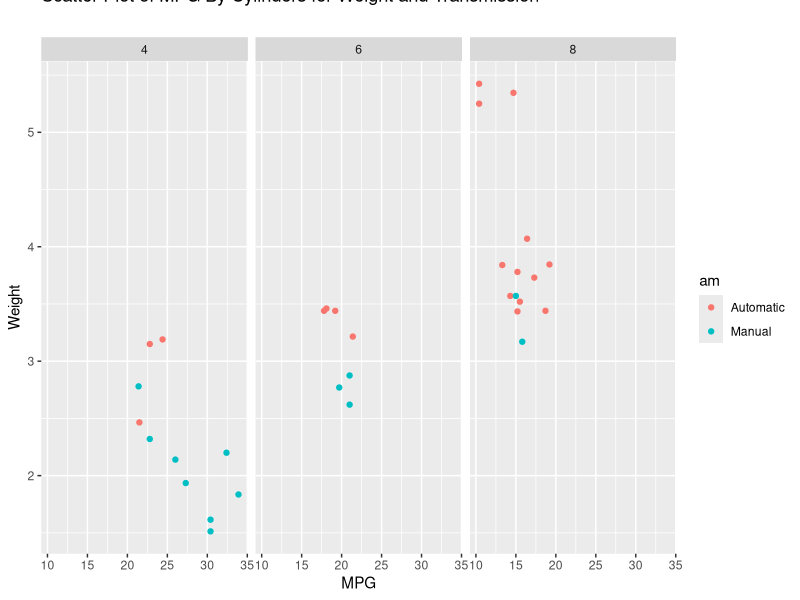
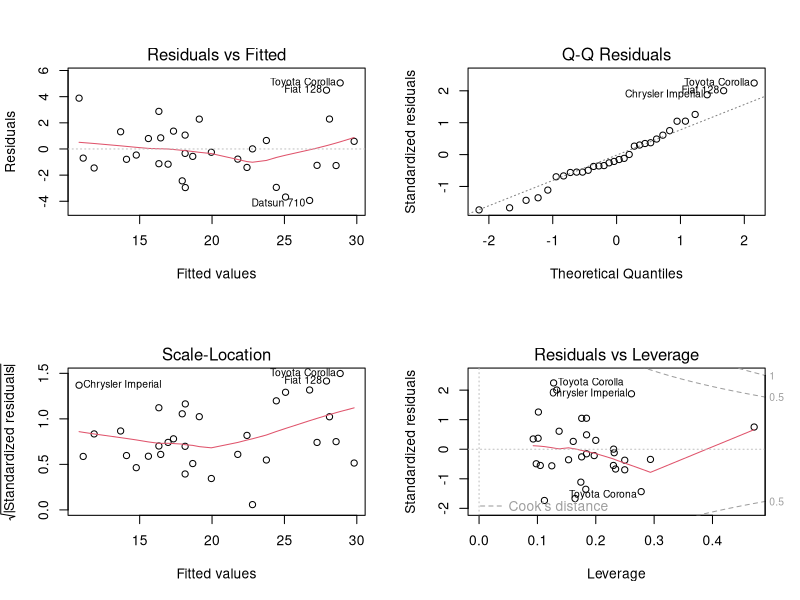
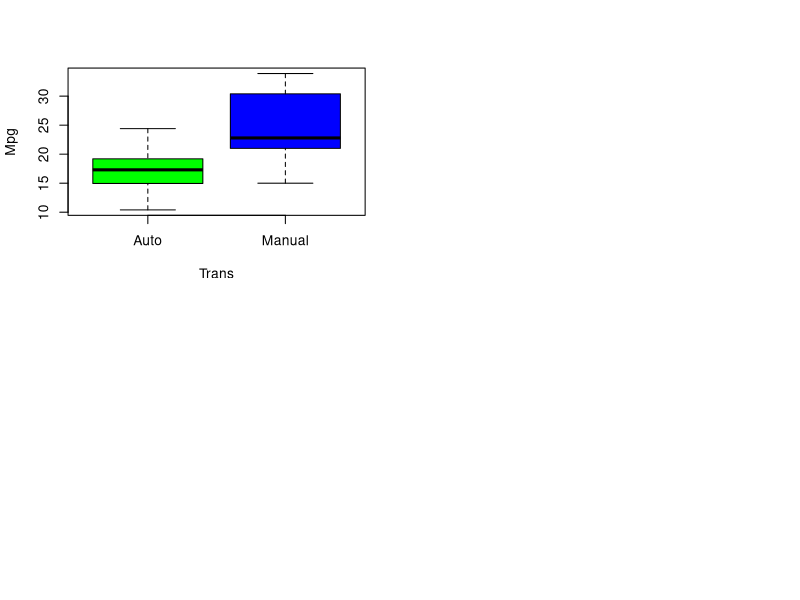
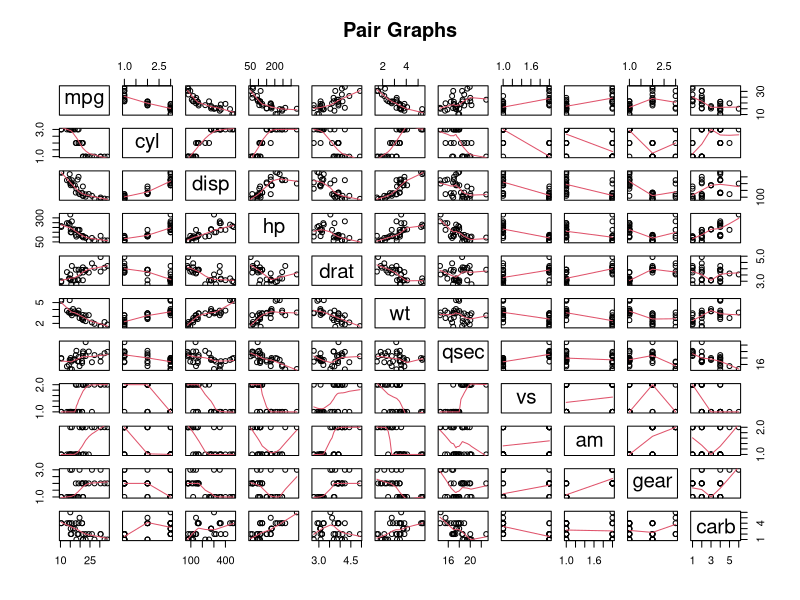

R code for these plots, in order:
## ---- chunk 1
library(ggplot2)
knitr::opts_chunk$set(cache=TRUE)
## ---- chunk 2
data(mtcars)

mtcars$cyl   <- factor(mtcars$cyl)
mtcars$vs    <- factor(mtcars$vs)
mtcars$gear  <- factor(mtcars$gear)
mtcars$carb  <- factor(mtcars$carb)
mtcars$am    <- factor(mtcars$am,labels=c("Auto","Manual"))

ggplot(mtcars, aes(x=mpg, y=wt, group=am, color=am, height=3, width=3)) + geom_point() +  
      scale_colour_discrete(labels=c("Automatic", "Manual")) + facet_grid(. ~ cyl) + ylab("Weight") +
      xlab("MPG") + ggtitle(expression(paste("Scatter Plot of MPG By Cylinders for Weight and Transmission\n")))
## ---- chunk 3
model.AM <-t.test(mpg ~ am, data=mtcars) #See Appendix
## ---- chunk 4
model.full <- lm(mpg ~ ., data=mtcars) #See Appendix
## ---- chunk 5
model.step <- step(model.full, direction = "both")
## ---- chunk 6
summary(model.step)  #See Appendix
## ---- chunk 7
model.final <- lm(mpg ~ am + cyl + wt + hp, data=mtcars) #See Appendix
## ---- chunk 8
par(mfrow=c(2, 2))
plot(model.final)
## ---- chunk 9
dim(mtcars)

leverage <- hatvalues(model.final)
tail(sort(leverage),3)

influential <- dfbetas(model.final)
tail(sort(influential[,6]),3)

boxplot(mpg ~ am, data = mtcars, col = (c("green","blue")), ylab = "Mpg", xlab = "Trans")

pairs(mtcars, panel=panel.smooth, main="Pair Graphs")

summary(model.full)

summary(model.final)


